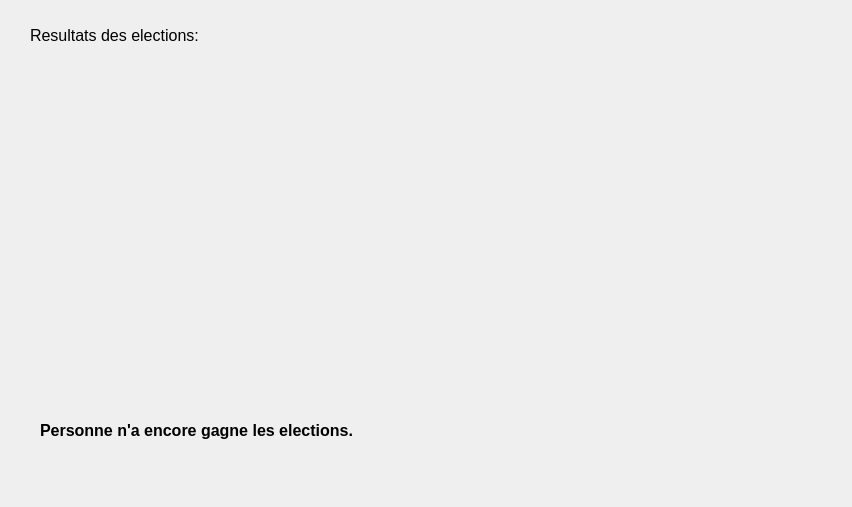
<?xml version="1.0" encoding="UTF-8"?>
<ui version="4.0">
 <class>fenetreResultat</class>
 <widget class="QDialog" name="fenetreResultat">
  <property name="geometry">
   <rect>
    <x>0</x>
    <y>0</y>
    <width>852</width>
    <height>507</height>
   </rect>
  </property>
  <property name="windowTitle">
   <string>Resultat</string>
  </property>
  <widget class="QLabel" name="label">
   <property name="geometry">
    <rect>
     <x>30</x>
     <y>20</y>
     <width>261</width>
     <height>31</height>
    </rect>
   </property>
   <property name="font">
    <font>
     <pointsize>12</pointsize>
    </font>
   </property>
   <property name="text">
    <string>Resultats des elections:</string>
   </property>
  </widget>
  <widget class="QWidget" name="verticalLayoutWidget">
   <property name="geometry">
    <rect>
     <x>30</x>
     <y>70</y>
     <width>791</width>
     <height>311</height>
    </rect>
   </property>
   <layout class="QVBoxLayout" name="resultat_layout"/>
  </widget>
  <widget class="QLabel" name="resultats_label">
   <property name="geometry">
    <rect>
     <x>40</x>
     <y>410</y>
     <width>781</width>
     <height>41</height>
    </rect>
   </property>
   <property name="font">
    <font>
     <pointsize>12</pointsize>
     <weight>75</weight>
     <bold>true</bold>
    </font>
   </property>
   <property name="text">
    <string>Personne n'a encore gagne les elections.</string>
   </property>
  </widget>
 </widget>
 <resources/>
 <connections/>
</ui>
